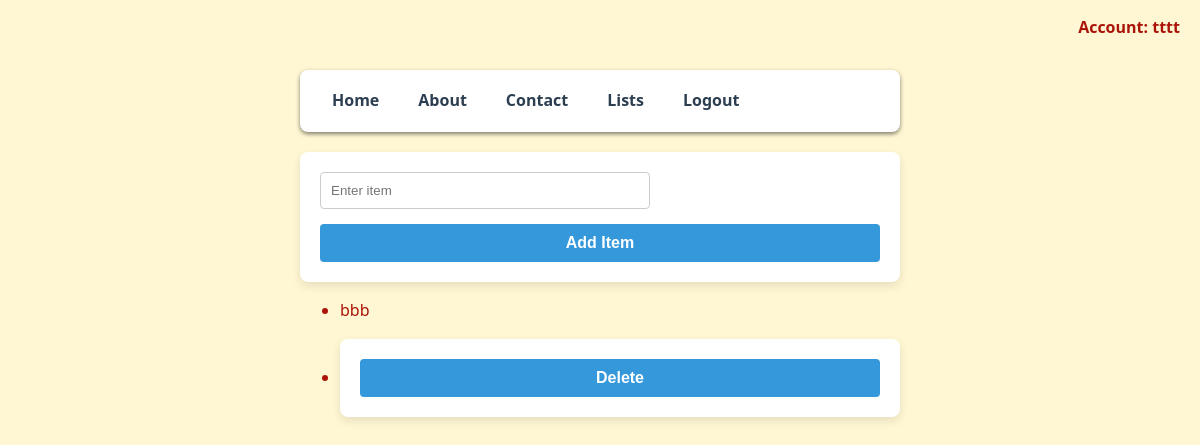
The app's page /inside_list?list_id=3 (signed in), older data.
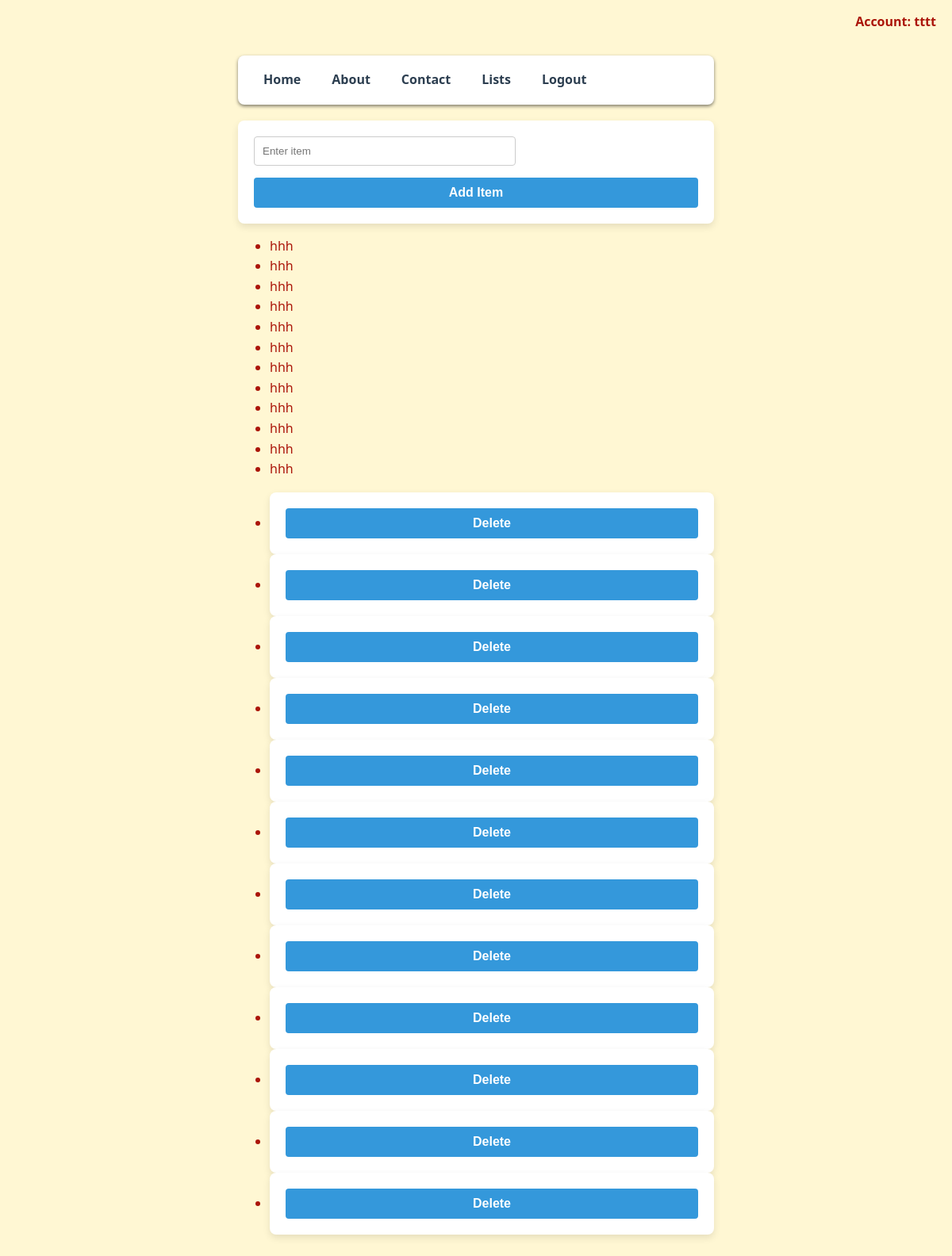
The same page, newer data.
### site.py (models this page shows)
class Item(db.Model):
    id = db.Column(db.Integer, primary_key=True)
    text = db.Column(db.String(200), nullable=False)
    group_id = db.Column(db.Integer, db.ForeignKey('group.id'), nullable=False)

### site.py (the view)
@app.route('/inside_list')
def inside_list():
    username = session.get('username')
    if not username:
        return redirect(url_for('login'))
    list_id = request.args.get('list_id')
    group = Group.query.get_or_404(list_id)
    items = group.items
    return render_template('inside_list.html', group=group, items=items, username=username)

### templates/inside_list.html (shortened to what this page needs)
<!DOCTYPE html>
<html lang="en">
<head>
    <link rel="stylesheet" href="{{ url_for('static', filename='style.css') }}">
</head>
<body>
    <nav>
        <a href="{{url_for('home') }}">Home</a>
        <a href="{{url_for('about') }}">About</a>
        <a href="{{url_for('contact') }}">Contact</a>
        <a href="{{url_for('lists') }}">Lists</a>
        {% if username %}
        <a href="{{ url_for('logout') }}">Logout</a>
        {% else %}
        <a href="{{ url_for('login') }}">Login</a>
        <a href="{{ url_for('register') }}">Register</a>
        {% endif %}
    </nav>
    <div style='position: absolute; top:15px; right: 20px; font-weight: bold;'>
        Account: {{ username }}
    </div>
    <form onsubmit="addItem(event, {{ group.id }})">
        <input type="text" id="item-input" name="text" required placeholder="Enter item">
        <button type="submit">Add Item</button>
    </form>
    <ul class="sorteble-list" data-list-id="{{group.id}}">
        {% for item in items %}
        <li>{{ item.text }}</li>
        {% endfor %}
    </ul>
    <ul>
        {%for item in items%}
        <li>
            <form action="{{ url_for('delete_item', item_id=item.id)}}" method="POST" style="margin:0;">
                <button type="submit" class="btn-delete-small" onclick="return confirm('delete?');">Delete</button>
            </form>
        </li>
        {% endfor%}
    </ul>
</body>
</html>

### static/style.css (style rules this page uses)
body { font-family: 'Segoe UI', Tahoma, Verdana, Geneva, sans-serif; background-color: #fff7d3; color: #AB1509; max-width: 600px; margin: 50px auto; padding: 20px; line-height: 1.6; }
nav { margin-bottom: 20px; }
nav a, p a { color: #3498db; text-decoration: none; margin-right: 15px; font-weight: 600; }
form { background: #ffffff; padding: 20px; border-radius: 7px; box-shadow: 0 4px 10px rgba(0, 0, 0, 0.05); margin-top: 20px; }
button[type='submit'] { background-color: #3498db; color: white; padding: 10px 20px; border: none; border-radius: 4px; cursor: pointer; font-size: 16px; font-weight: 600; width: 100%; }
nav { background-color: #ffff; padding: 12px 20px; border-radius: 8px; box-shadow: 0 2px 4px rgba(0, 0, 0, 0.5); margin-bottom: 20px; display: flex; gap: 15px; width:-moz-fit-content; }
nav a { color: #2c3e50; text-decoration: none; font-weight: 600; padding: 6px 12px; border-radius: 4px; transition: background-color 0.2s, color 0.2s; margin-right: 0; }
form { background-color: #ffffff; padding: 20px; border-radius: 8px; box-shadow: 0 4px 10px rgba(0, 0, 0, 0.1); margin-top: 20px; }
input[type='text'], input[type='password'] { width: 55%; padding: 10px; margin-bottom: 15px; border: 1px solid #ccc; border-radius: 4px; }
html { scroll-behavior: smooth; }
body { overflow-anchor: auto; }

Row changes from the older to the newer data that the page shows:
removed Item: text "bbb"
added Item: text "hhh"
added Item: text "hhh"
added Item: text "hhh"
added Item: text "hhh"
added Item: text "hhh"
added Item: text "hhh"
added Item: text "hhh"
added Item: text "hhh"
added Item: text "hhh"
added Item: text "hhh"
added Item: text "hhh"
added Item: text "hhh"
